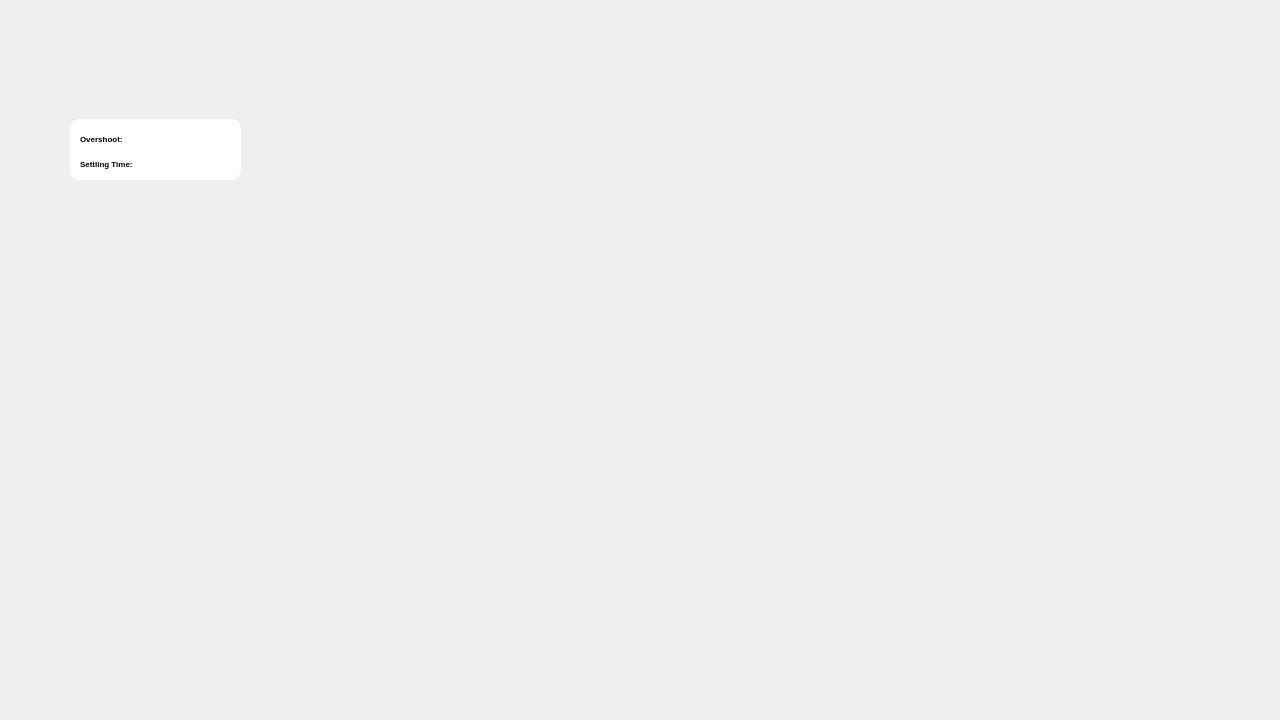
<?xml version="1.0" encoding="UTF-8"?>
<ui version="4.0">
 <class>MainWindow</class>
 <widget class="QMainWindow" name="MainWindow">
  <property name="geometry">
   <rect>
    <x>0</x>
    <y>0</y>
    <width>1280</width>
    <height>720</height>
   </rect>
  </property>
  <property name="windowTitle">
   <string>MainWindow</string>
  </property>
  <property name="styleSheet">
   <string notr="true">border-image: url(:/newPrefix/mainbg.png);</string>
  </property>
  <widget class="QWidget" name="centralwidget">
   <widget class="QPushButton" name="runBtn">
    <property name="geometry">
     <rect>
      <x>1093</x>
      <y>550</y>
      <width>181</width>
      <height>71</height>
     </rect>
    </property>
    <property name="cursor">
     <cursorShape>PointingHandCursor</cursorShape>
    </property>
    <property name="styleSheet">
     <string notr="true">QPushButton {
	border-image: url(:/newPrefix/runsim.png);
    border-radius: 10px;
}

QPushButton:hover {
    border-image: url(:/newPrefix/runsim1.png);
}</string>
    </property>
    <property name="text">
     <string/>
    </property>
   </widget>
   <widget class="QPushButton" name="scopebtn">
    <property name="geometry">
     <rect>
      <x>1195</x>
      <y>190</y>
      <width>67</width>
      <height>82</height>
     </rect>
    </property>
    <property name="cursor">
     <cursorShape>PointingHandCursor</cursorShape>
    </property>
    <property name="mouseTracking">
     <bool>true</bool>
    </property>
    <property name="styleSheet">
     <string notr="true">QPushButton {
 	border-image: url(:/newPrefix/scope.png);
    border-radius: 10px;
}

QPushButton:hover {
    border-image: url(:/newPrefix/scope1.png);
}</string>
    </property>
    <property name="text">
     <string/>
    </property>
   </widget>
   <widget class="QPushButton" name="Cbtn">
    <property name="geometry">
     <rect>
      <x>925</x>
      <y>198</y>
      <width>100</width>
      <height>66</height>
     </rect>
    </property>
    <property name="font">
     <font>
      <family>SF Pro Display</family>
      <pointsize>40</pointsize>
     </font>
    </property>
    <property name="cursor">
     <cursorShape>PointingHandCursor</cursorShape>
    </property>
    <property name="styleSheet">
     <string notr="true">QPushButton { 
	border-image: url(:/newPrefix/Cmatrix.png);
    border-radius: 10px;
}

QPushButton:hover {
    border-image: url(:/newPrefix/Cmatrix1.png);
}</string>
    </property>
    <property name="text">
     <string/>
    </property>
   </widget>
   <widget class="QPushButton" name="Abtn">
    <property name="geometry">
     <rect>
      <x>734</x>
      <y>304</y>
      <width>100</width>
      <height>66</height>
     </rect>
    </property>
    <property name="font">
     <font>
      <family>SF Pro Display</family>
      <pointsize>40</pointsize>
     </font>
    </property>
    <property name="cursor">
     <cursorShape>PointingHandCursor</cursorShape>
    </property>
    <property name="styleSheet">
     <string notr="true">QPushButton { 
	border-image: url(:/newPrefix/Amatrix.png);
    border-radius: 10px;
}

QPushButton:hover {
    border-image: url(:/newPrefix/Amatrix1.png);
}</string>
    </property>
    <property name="text">
     <string/>
    </property>
   </widget>
   <widget class="QPushButton" name="Dbtn">
    <property name="geometry">
     <rect>
      <x>734</x>
      <y>411</y>
      <width>100</width>
      <height>66</height>
     </rect>
    </property>
    <property name="font">
     <font>
      <family>SF Pro Display</family>
      <pointsize>40</pointsize>
     </font>
    </property>
    <property name="cursor">
     <cursorShape>PointingHandCursor</cursorShape>
    </property>
    <property name="styleSheet">
     <string notr="true">QPushButton { 
	border-image: url(:/newPrefix/Dmatrix.png);
    border-radius: 10px;
}

QPushButton:hover {
    border-image: url(:/newPrefix/Dmatrix1.png);
}</string>
    </property>
    <property name="text">
     <string/>
    </property>
   </widget>
   <widget class="QPushButton" name="Rbtn">
    <property name="geometry">
     <rect>
      <x>733</x>
      <y>519</y>
      <width>100</width>
      <height>66</height>
     </rect>
    </property>
    <property name="font">
     <font>
      <family>SF Pro Display</family>
      <pointsize>40</pointsize>
     </font>
    </property>
    <property name="cursor">
     <cursorShape>PointingHandCursor</cursorShape>
    </property>
    <property name="styleSheet">
     <string notr="true">QPushButton { 
	border-image: url(:/newPrefix/controller.png);
    border-radius: 10px;
}

QPushButton:hover {
	border-image: url(:/newPrefix/controller1.png);
}</string>
    </property>
    <property name="text">
     <string/>
    </property>
   </widget>
   <widget class="QPushButton" name="Bbtn">
    <property name="geometry">
     <rect>
      <x>480</x>
      <y>198</y>
      <width>100</width>
      <height>66</height>
     </rect>
    </property>
    <property name="font">
     <font>
      <family>SF Pro Display</family>
      <pointsize>40</pointsize>
     </font>
    </property>
    <property name="cursor">
     <cursorShape>PointingHandCursor</cursorShape>
    </property>
    <property name="styleSheet">
     <string notr="true">QPushButton { 
	border-image: url(:/newPrefix/Bmatrix.png);
    border-radius: 10px;
}

QPushButton:hover {
	border-image: url(:/newPrefix/Bmatrix1.png);
}</string>
    </property>
    <property name="text">
     <string/>
    </property>
   </widget>
   <widget class="QPushButton" name="Nbtn">
    <property name="geometry">
     <rect>
      <x>200</x>
      <y>200</y>
      <width>66</width>
      <height>67</height>
     </rect>
    </property>
    <property name="font">
     <font>
      <family>SF Pro Display</family>
      <pointsize>40</pointsize>
     </font>
    </property>
    <property name="cursor">
     <cursorShape>PointingHandCursor</cursorShape>
    </property>
    <property name="styleSheet">
     <string notr="true">QPushButton {
    border-image: url(:/newPrefix/pregain.png);
    border-radius: 10px;
}

QPushButton:hover {
  	border-image: url(:/newPrefix/pregain1.png);
}
</string>
    </property>
    <property name="text">
     <string/>
    </property>
   </widget>
   <widget class="QFrame" name="frame_2">
    <property name="geometry">
     <rect>
      <x>70</x>
      <y>119</y>
      <width>171</width>
      <height>61</height>
     </rect>
    </property>
    <property name="styleSheet">
     <string notr="true">border-image : none;
background-color: rgb(255, 255, 255);
border-radius: 10px;
</string>
    </property>
    <property name="frameShape">
     <enum>QFrame::NoFrame</enum>
    </property>
    <property name="frameShadow">
     <enum>QFrame::Raised</enum>
    </property>
    <widget class="QLabel" name="label_2">
     <property name="geometry">
      <rect>
       <x>10</x>
       <y>30</y>
       <width>151</width>
       <height>30</height>
      </rect>
     </property>
     <property name="font">
      <font>
       <family>MS Shell Dlg 2</family>
       <pointsize>6</pointsize>
       <weight>75</weight>
       <bold>true</bold>
      </font>
     </property>
     <property name="styleSheet">
      <string notr="true">color: rgb(0, 0, 0);
border-image: none;</string>
     </property>
     <property name="text">
      <string>Settling Time: </string>
     </property>
     <property name="alignment">
      <set>Qt::AlignLeading|Qt::AlignLeft|Qt::AlignVCenter</set>
     </property>
    </widget>
    <widget class="QLabel" name="label_1">
     <property name="geometry">
      <rect>
       <x>10</x>
       <y>5</y>
       <width>161</width>
       <height>30</height>
      </rect>
     </property>
     <property name="font">
      <font>
       <family>MS Shell Dlg 2</family>
       <pointsize>6</pointsize>
       <weight>75</weight>
       <bold>true</bold>
      </font>
     </property>
     <property name="styleSheet">
      <string notr="true">color: rgb(0, 0, 0);
border-image: none;</string>
     </property>
     <property name="text">
      <string>Overshoot:</string>
     </property>
     <property name="alignment">
      <set>Qt::AlignLeading|Qt::AlignLeft|Qt::AlignVCenter</set>
     </property>
    </widget>
   </widget>
  </widget>
 </widget>
 <resources>
  <include location="resource.qrc"/>
 </resources>
 <connections/>
</ui>
